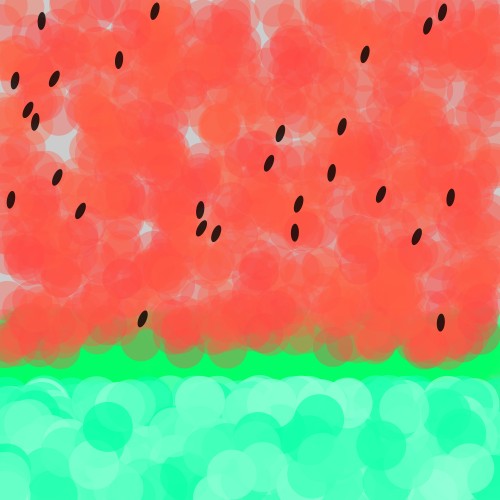
Frame 1 (no input)
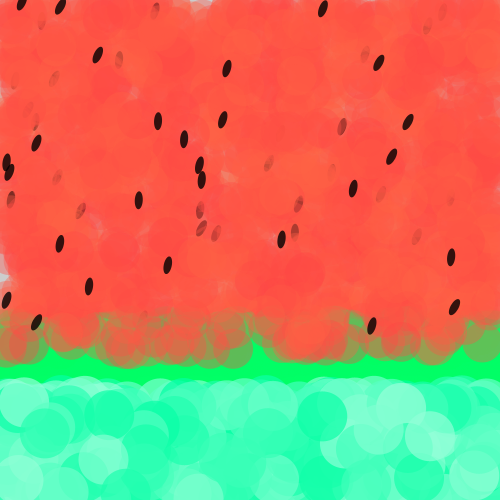
Frame 2 (the mouse pressed at the canvas centre, redrawn once)

The Processing sketch that drew these frames (run headless with seeded random() and noise(); the mouse was pressed at the canvas centre and the sketch redrawn once):

// Processing sketch: processing_11223
// ── processing_11223.pde

void setup() {
  size(500, 500);
  smooth();
  noStroke();
  colorMode(HSB, 100);
  noLoop();
}

void draw() {
  //背景の緑
    for (int i = 0; i < 400; i++) {
    pushMatrix();
    translate(random(width), random(330, 400));
    rotate(random(PI));
    fill(40, 100, 100, 30);
    ellipse(0, 0, 50, 50);
    popMatrix();
  }
  //薄い緑
  for(int i = 0; i < 600; i++) {
    pushMatrix();
    translate(random(width), random(400, 500));
    fill(44, random(40, 100), 100, 70);
    ellipse(0, 0, 50, 50);
    popMatrix();
  }
  //赤
  for(int i = 0; i <800; i++) {
    pushMatrix();
    translate(random(width), random(350));
    fill(random(0, 3), 100, 100, 30);
    ellipse(0, 0, 40, 40);
    fill(0, 0, 100, 10);
    ellipse(0, 0, 40, 40);
    popMatrix();
  }
  //種
  for(int i= 0; i < 27; i++) {
    pushMatrix();
    translate(random(width), random(350));
    fill(random(85, 100), 0, 0, 80);
    rotate(random(PI/6));
    ellipse(0, 0, 8, 18);
    popMatrix();
}
}
